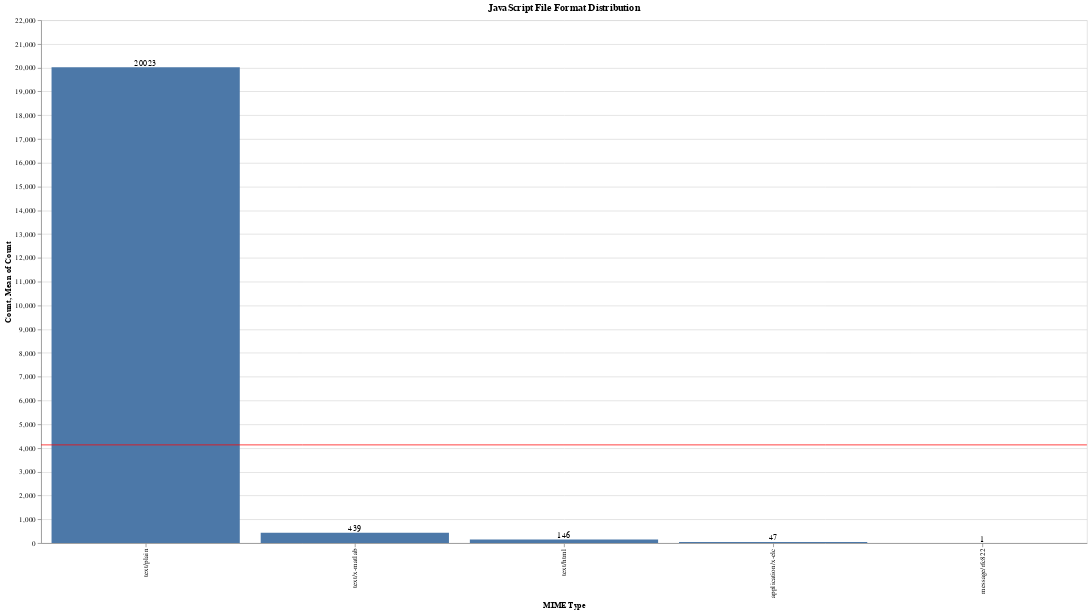

Notebook code cell kept with this figure:
### Markdown cell above
### How about a file format distribution?

What _kind_ of js files are present? We can discover this by checking their "media type", or [MIME type](https://en.wikipedia.org/wiki/Media_type).

### Code cell
js_mime_types = (
    js["mime_type_tika"]
    .value_counts()
    .head(5)
    .rename_axis("MIME Type")
    .reset_index(name="Count")
)

js_mimes_bar = (
    alt.Chart(js_mime_types)
    .mark_bar()
    .encode(x=alt.X("MIME Type:O", sort="-y"), y=alt.Y("Count:Q"))
)

js_mime_rule = (
    alt.Chart(js_mime_types).mark_rule(color="red").encode(y="mean(Count):Q")
)

js_mime_text = js_mimes_bar.mark_text(align="center", baseline="bottom").encode(
    text="Count:Q"
)

(js_mimes_bar + js_mime_rule + js_mime_text).properties(
    width=1400, height=700, title="JavaScript File Format Distribution"
)

### Figure 1 — Vega-Lite specification as saved in the notebook (floating-point values rounded to 4 significant figures)
{"config": {"view": {"continuousWidth": 400, "continuousHeight": 300}}, "layer": [{"mark": "bar", "encoding": {"x": {"field": "MIME Type", "sort": "-y", "type": "ordinal"}, "y": {"field": "Count", "type": "quantitative"}}}, {"mark": {"type": "rule", "color": "red"}, "encoding": {"y": {"aggregate": "mean", "field": "Count", "type": "quantitative"}}}, {"mark": {"type": "text", "align": "center", "baseline": "bottom"}, "encoding": {"text": {"field": "Count", "type": "quantitative"}, "x": {"field": "MIME Type", "sort": "-y", "type": "ordinal"}, "y": {"field": "Count", "type": "quantitative"}}}], "data": {"name": "data-1f82f342736aaccef59e4a2c957072eb"}, "height": 700, "title": "JavaScript File Format Distribution", "width": 1400, "$schema": "https://vega.github.io/schema/vega-lite/v4.17.0.json", "datasets": {"data-1f82f342736aaccef59e4a2c957072eb": [{"MIME Type": "text/plain", "Count": 20023}, {"MIME Type": "text/x-matlab", "Count": 439}, {"MIME Type": "text/html", "Count": 146}, {"MIME Type": "application/x-elc", "Count": 47}, {"MIME Type": "message/rfc822", "Count": 1}]}}
